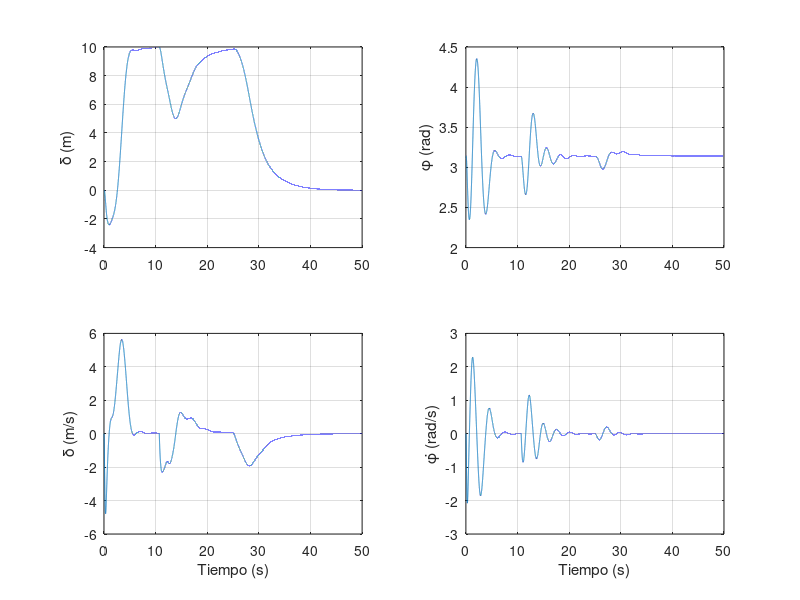

Write MATLAB code to recreate this figure. (Note: this script raises an error after producing the figure.)
clc; clear; close all;

%% Constantes comunes
M = 1.5;           % masa del carro (kg)
long = 1.6;        % longitud del péndulo (m)
g = 9.8;           % gravedad (m/s^2)
Fricc = 0.1;       % fricción viscosa

%% Función para obtener matrices del sistema, observador y controlador
obtener_matrices = @(m) deal(...
    [0 1 0 0;
     0 -Fricc/M -m*g/M 0;
     0 0 0 1;
     0 -Fricc/(long*M) -g*(m+M)/(long*M) 0], ... % A
    [0; 1/M; 0; 1/(long*M)], ...                 % B
    [1 0 0 0;
     0 0 1 0]);                                 % C

%% Diseño para m1
m1 = 0.1;
[A1, B1, C1] = obtener_matrices(m1);
%expandimos para agregar integrador
Aa1 = [A1 zeros(4,1); -C1(1,:) 0]; Ba1 = [B1; 0];
%lqr
Q1 = diag([8e2, 1e1, 1e4, 1e3, 500]); R1 = 1e2;
H1 = [Aa1 -Ba1*(R1\Ba1'); -Q1 -Aa1'];
[V1,D1] = eig(H1);
MX1_1 = V1(1:5, real(diag(D1)) < 0); MX2_1 = V1(6:end, real(diag(D1)) < 0);
P1 = real(MX2_1 / MX1_1);
Ka1 = (R1 \ Ba1') * P1; %esta ganancia incluye K y Ki

%observador de luenberger con lqr
A1_o = A1'; B1_o = C1'; Q1_o = diag([10, 1e2, 1, 1e3]); R1_o = diag([1e-2, 1e-1]);
H1_o = [A1_o -B1_o*(R1_o\B1_o'); -Q1_o -A1_o'];
[V1o,D1o] = eig(H1_o);
MX1o_1 = V1o(1:4, real(diag(D1o)) < 0); MX2o_1 = V1o(5:end, real(diag(D1o)) < 0);
P1_o = real(MX2o_1 / MX1o_1);
Ko1 = P1_o * (C1' / R1_o); %ganancia ko del observador  

%% Diseño para m2
m2 = 1.0;
[A2, B2, C2] = obtener_matrices(m2);
%expandimos para agregar integrador
Aa2 = [A2 zeros(4,1); -C2(1,:) 0]; Ba2 = [B2; 0];
%lqr
Q2 = diag([5e3, 1e1, 1e5, 1e3, 500]); R2 = 1e3;
H2 = [Aa2 -Ba2*(R2\Ba2'); -Q2 -Aa2'];
[V2,D2] = eig(H2);
MX1_2 = V2(1:5, real(diag(D2)) < 0); MX2_2 = V2(6:end, real(diag(D2)) < 0);
P2 = real(MX2_2 / MX1_2);
Ka2 = (R2 \ Ba2') * P2;%esta ganancia incluye K y Ki

A2_o = A2'; B2_o = C2'; Q2_o = Q1_o; R2_o = R1_o;
H2_o = [A2_o -B2_o*(R2_o\B2_o'); -Q2_o -A2_o'];
[V2o,D2o] = eig(H2_o);
MX1o_2 = V2o(1:4, real(diag(D2o)) < 0); MX2o_2 = V2o(5:end, real(diag(D2o)) < 0);
P2_o = real(MX2o_2 / MX1o_2);
Ko2 = P2_o * (C2' / R2_o);%ganancia ko del observador 

%% Simulación
h = 1e-3; t_simul = 50; N = t_simul/h;
ref = [10*ones(1,N/2), zeros(1,N/2)];
x_op = [0; 0; pi; 0];
u_op = 0;

x_hat = x_op;


delta = zeros(1,N); delta_p = zeros(1,N);
phi = zeros(1,N); omega = zeros(1,N);
x_hat = zeros(4,1); u = zeros(1,N); psi = zeros(1,N);
delta_O = zeros(1,N); phi_O = zeros(1,N);
phi(1) = pi; estado = [delta(1); delta_p(1); phi(1); omega(1)];

controlador = Ka1; observador = Ko1; A = A1; B = B1; C = C1; m = m1;

for i = 1:N-1
    if delta(i) >= 9.99 && m ~= m2
        m = m2;
        fprintf('>> Cambio de masa a m = %.2f kg en t = %.2f s (x = %.2f m)\n', m, i*h, delta(i));
        controlador = Ka2; observador = Ko2; A = A2; B = B2; C = C2;
    end

    Y = C * estado;
    psi_p = ref(i) - Y(1);
    psi(i+1) = psi(i) + psi_p*h;
    u(i) = -controlador * [x_hat; psi(i+1)];

    den = long * (4/3 - m*cos(phi(i))^2/(m+M));
    num = g*sin(phi(i)) - cos(phi(i))*(u(i) + m*long*omega(i)^2*sin(phi(i)) - Fricc*delta_p(i))/(M+m);
    phi_pp = num / den;
    delta_pp = (1/(M+m))*(u(i) - m*long*phi_pp*cos(phi(i)) + m*long*omega(i)^2*sin(phi(i)) - Fricc*delta_p(i));

    Y_o = C * x_hat;
x_hat_p = A*(x_hat - x_op) + B*(u(i) - u_op) + observador*(Y - Y_o);
    x_hat = x_hat + h*x_hat_p;

    delta_p(i+1) = delta_p(i) + h*delta_pp;
    delta(i+1) = delta(i) + h*delta_p(i);
    omega(i+1) = omega(i) + h*phi_pp;
    phi(i+1) = phi(i) + h*omega(i);
    estado = [delta(i+1); delta_p(i+1); phi(i+1); omega(i+1)];

    delta_O(i+1) = x_hat(1);
    phi_O(i+1) = x_hat(3);
end
t = (0:N-1)*h;
u(N) = -controlador * [x_hat; psi(end)];

%% Gráficas
figure('Name','Estados del Sistema');
subplot(2,2,1); plot(t, delta); ylabel('\delta (m)'); grid on;
subplot(2,2,2); plot(t, phi); ylabel('\phi (rad)'); grid on;
subplot(2,2,3); plot(t, delta_p); ylabel('\deltȧ (m/s)'); xlabel('Tiempo (s)'); grid on;
subplot(2,2,4); plot(t, omega); ylabel('\phi̇ (rad/s)'); xlabel('Tiempo (s)'); grid on;
sgtitle('Evolución de los Estados');

figure('Name','Acción de Control');
plot(t, u); xlabel('Tiempo (s)'); ylabel('u(t) (N)'); grid on;
